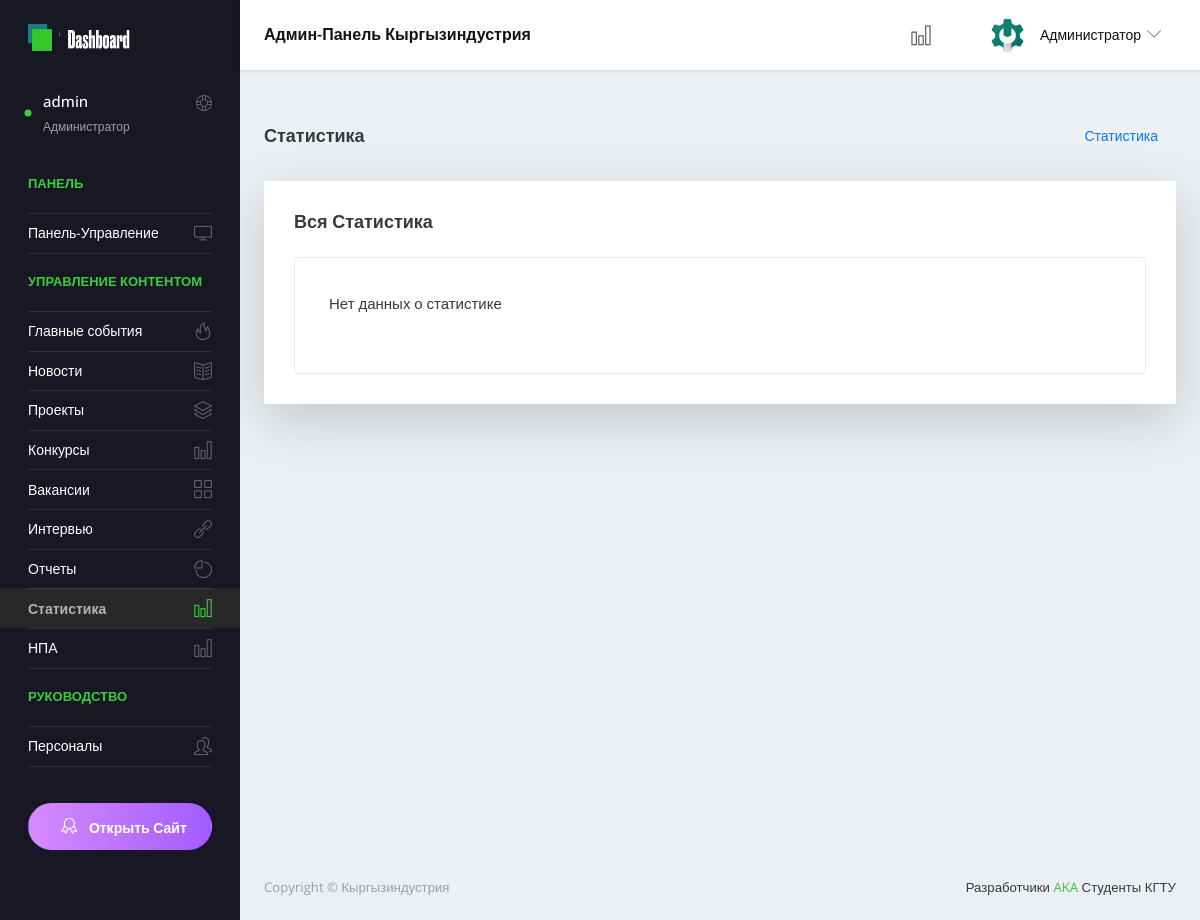
Page /ru/admin-panel/statistics/ (signed in) on the earlier database version.
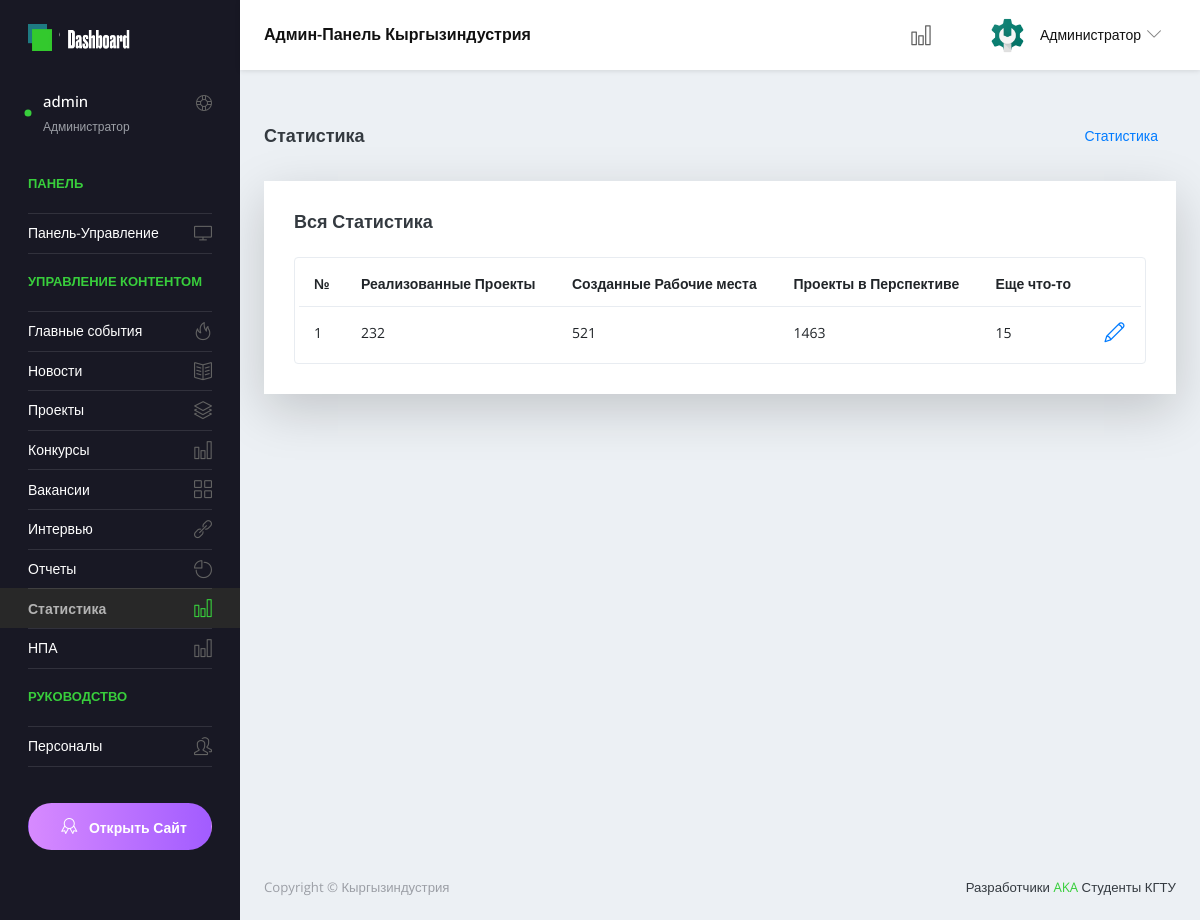
Same page on the later database version.
### main/models.py (models this page shows)
class Statistic(models.Model):
    completed_projects = models.IntegerField(verbose_name='Завершенные проекты')
    work_places = models.IntegerField(verbose_name='Рабочие места')
    projects_in_perspective = models.IntegerField(verbose_name='Проекты в перспективе')
    something_else = models.IntegerField(verbose_name='Что-то другое')

### main/views.py (the view)
# urls.py: path('admin-panel/statistics/', views.StatisticsListView.as_view(), name = 'statistics_all'),
class StatisticsListView(LoginRequiredMixin, StatisticsView, ListView):
    login_url = "login_page"
    template_name = "admin/pages/statistics/statistics_list.html"
    paginate_by = 10

### main/templates/admin/pages/statistics/statistics_list.html (shortened to what this page needs)
{% extends 'admin/admin_base.html' %}
{% load static %}
  {% block content %}
      <div class="content-wrapper">
            <div class="page-header">
              <h3 class="page-title">Статистика</h3>
              <nav aria-label="breadcrumb">
                <ol class="breadcrumb">
                  <li class="breadcrumb-item"><a href="{% url 'statistics_all' %}">Статистика</a></li>
                </ol>
              </nav>
            </div>
            <div class="row">
              <div class="col-lg-12 grid-margin stretch-card">
                <div class="card shadow-lg">
                  <div class="card-body">
                    <div class="d-sm-flex align-items-center mb-4">
                      <h4 class="card-title mb-sm-0">Вся Статистика</h4>
                    </div>
                    <div class="table-responsive border rounded p-1">
                      <table class="table table-hover">
                        {% if statistic_list %}
                        <thead>
                          <tr>
                            <th class="font-weight-bold">№</th>
                            <th class="font-weight-bold">Реализованные Проекты</th>
                            <th class="font-weight-bold">Созданные Рабочие места</th>
                            <th class="font-weight-bold">Проекты в Перспективе</th>
                            <th class="font-weight-bold">Еще что-то</th>
                          </tr>
                        </thead>
                        <tbody>
                          {% for value in statistic_list %}
                          <tr>
                            <td>{{forloop.counter}}</td>
                            <td>{{value.completed_projects}}</td>
                            <td>{{value.work_places}}</td>
                            <td>{{value.projects_in_perspective}}</td>
                            <td>{{value.something_else}}</td>
                            <td class="edit-delete-icons">
                              <a href="{% url 'statistics_update' value.id %}"><i class="icon-pencil"></i></a>
                            </td>
                          </tr>
                          {% endfor %}
                        </tbody>
                        {% else %}
                        <div class="row purchace-popup">
                          <div class="col-12 stretch-card grid-margin">
                            <div class="card card-secondary">
                              <span class="card-body d-lg-flex align-items-center">
                                <p class="mb-lg-0">Нет данных о статистике</p>
                              </span>
                            </div>
                          </div>
                        </div>
                        {% endif %}
                      </table>
                    </div>
                  </div>
                </div>
              </div>
            </div>
      </div>
{% endblock content %}

Differences in the rows shown:
added Statistic: completed_projects "232", work_places "521", projects_in_perspective "1463", something_else "15"
Other differences:
text no longer shown: "Нет данных о статистике"
text now shown: "№ Реализованные Проекты Созданные Рабочие места Проекты в Перспективе Еще что-то"
